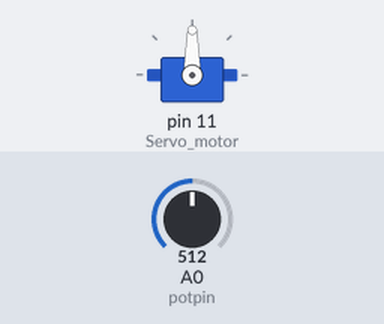
The sketch below on a simulated Arduino Uno, built with avr-gcc and run on an emulated ATmega328P. Shown: servo. Inputs (shaded band) come from the test bench; at power-on: A0 (potpin) = 512.

Above: at 1.2 s.
1.3 s: A0 (potpin) set to 716
At 2.5 s:
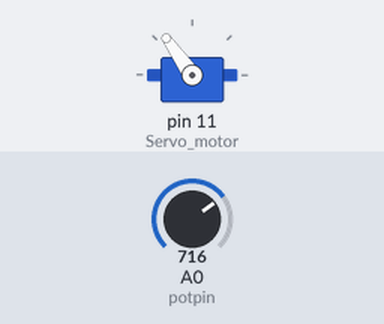
2.8 s: A0 (potpin) set to 900
At 3.3 s:
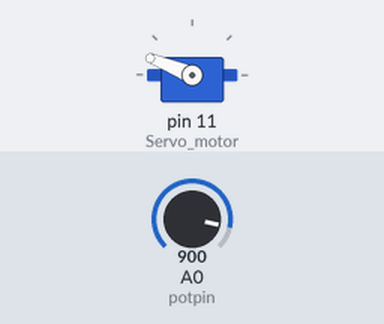
4.3 s: A0 (potpin) set to 1023
At 4.7 s:
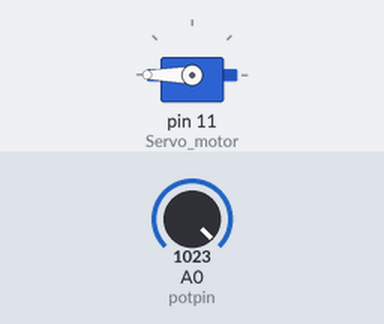
5.8 s: A0 (potpin) set to 306
At 6.8 s:
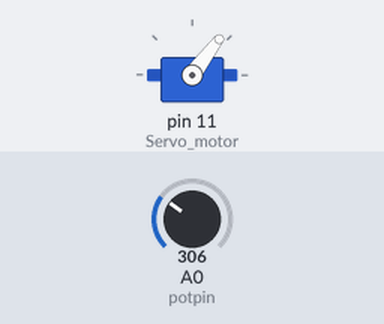
7.3 s: A0 (potpin) set to 122
At 8.2 s:
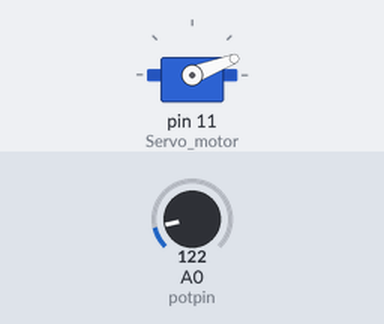
Timing chart, 0 to 9.8 s (numbered marks = the images above; inputs shaded):
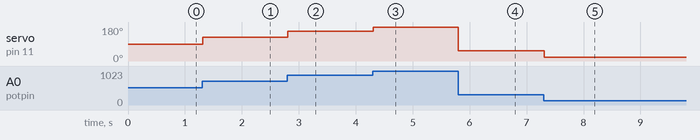

The sketch:

Servo2.ino
```cpp
#include <Servo.h> // SERVO KÜTÜPHANESİ EKLENİYOR

Servo Servo_motor;

int potpin = A0;
int val;

void setup() {
  Servo_motor.attach(11);
}

void loop() {
  val = analogRead(potpin);
  val = map(val, 0, 1023, 0, 180);
  Servo_motor.write(val);
  delay(15);
}
```

Measured:
- after the input at 1.3 s, servo on pin 11 (Servo_motor): 90° → 125° at once
- after the input at 2.8 s, servo on pin 11 (Servo_motor): 125° → 158° at once
- after the input at 4.3 s, servo on pin 11 (Servo_motor): 158° → 180° at once
- after the input at 5.8 s, servo on pin 11 (Servo_motor): 180° → 53° at once
- after the input at 7.3 s, servo on pin 11 (Servo_motor): 53° → 21° at once
